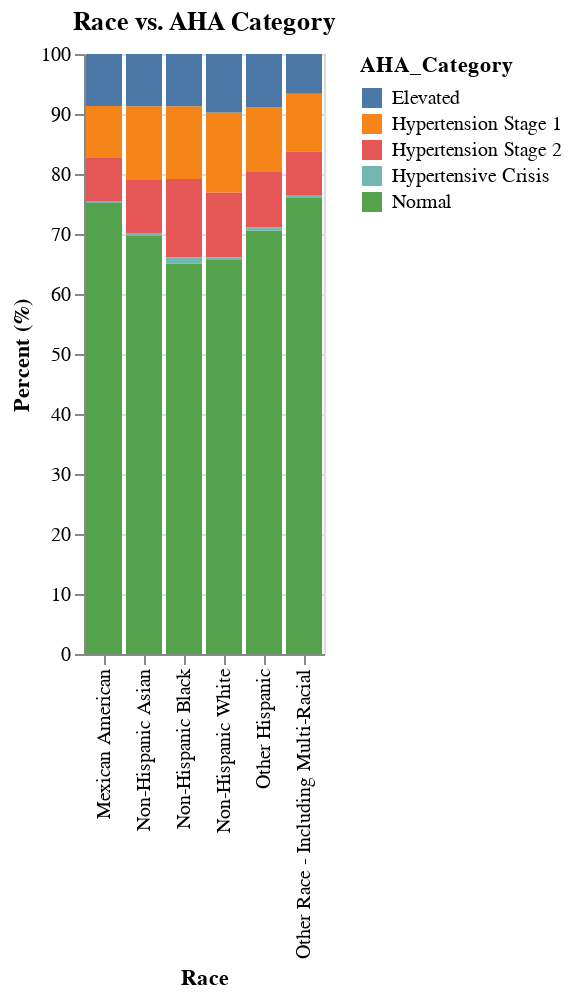
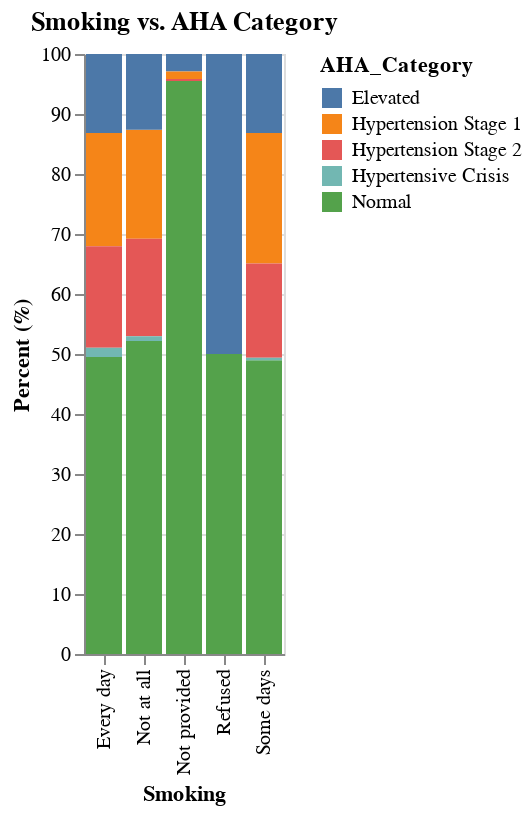
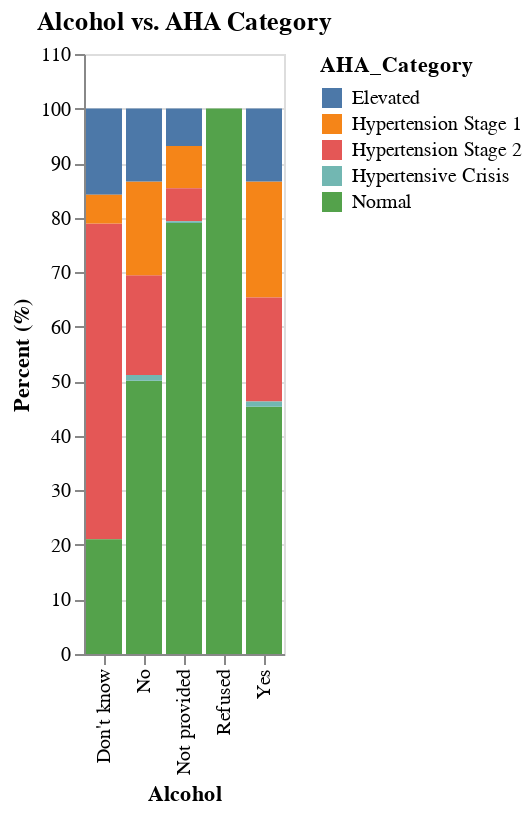

Here is the notebook cell these charts were saved with, in order:
### Markdown cell above
#### Q2: How do categorical factors affect hypertension risk?
* `Race` vs. `AHA_Category` (Stacked bar chart)
* `Smoking Status` vs. `AHA_Category` (Stacked bar chart)
* `Alcohol Use` vs. `AHA_Category` (Stacked bar chart)

### Code cell
cat_vs_aha_cols = {
    'Race': 'Race/Hispanic origin category',
    'Smoking': 'Currently Smoke? (Every day, some days, or not at all)',
    'Alcohol': 'Drank alcohol in the past 12 months?'
}

if target_aha in df.columns:
    for short_name, long_name in cat_vs_aha_cols.items():
        if long_name in df.columns:
            data = df.groupby(long_name)[target_aha].value_counts(normalize=True).mul(100).rename('percent').reset_index()

            chart = alt.Chart(data).mark_bar().encode(
                x=alt.X(long_name, title=short_name),
                y=alt.Y('percent', axis=alt.Axis(title='Percent (%)')),
                color=alt.Color(target_aha),
                tooltip=[long_name, target_aha, alt.Tooltip('percent', format='.1f')]
            ).properties(
                title=f'{short_name} vs. AHA Category'
            ).interactive()

            display(chart)
            print(f"Displayed plot: {short_name} vs. AHA Category")
        else:
            print(f"Warning: Column '{long_name}' not found for Hypertension Bivariate plot.")
else:
    print(f"Warning: Target column '{target_aha}' not found. Skipping Hypertension Stacked Bars.")

### Figure 1 — Vega-Lite specification as saved in the notebook (floating-point values rounded to 4 significant figures)
{"config": {"view": {"continuousWidth": 300, "continuousHeight": 300}}, "data": {"name": "data-0d82cd88039f01034b42a525869b4e0e"}, "mark": {"type": "bar"}, "encoding": {"color": {"field": "AHA_Category", "type": "nominal"}, "tooltip": [{"field": "Race/Hispanic origin category", "type": "nominal"}, {"field": "AHA_Category", "type": "nominal"}, {"field": "percent", "format": ".1f", "type": "quantitative"}], "x": {"field": "Race/Hispanic origin category", "title": "Race", "type": "nominal"}, "y": {"axis": {"title": "Percent (%)"}, "field": "percent", "type": "quantitative"}}, "params": [{"name": "param_4", "select": {"type": "interval", "encodings": ["x", "y"]}, "bind": "scales"}], "title": "Race vs. AHA Category", "$schema": "https://vega.github.io/schema/vega-lite/v5.20.1.json", "datasets": {"data-0d82cd88039f01034b42a525869b4e0e": [{"Race/Hispanic origin category": "Mexican American", "AHA_Category": "Normal", "percent": 75.18}, {"Race/Hispanic origin category": "Mexican American", "AHA_Category": "Hypertension Stage 1", "percent": 8.665}, {"Race/Hispanic origin category": "Mexican American", "AHA_Category": "Elevated", "percent": 8.653}, {"Race/Hispanic origin category": "Mexican American", "AHA_Category": "Hypertension Stage 2", "percent": 7.174}, {"Race/Hispanic origin category": "Mexican American", "AHA_Category": "Hypertensive Crisis", "percent": 0.3328}, {"Race/Hispanic origin category": "Non-Hispanic Asian", "AHA_Category": "Normal", "percent": 69.69}, {"Race/Hispanic origin category": "Non-Hispanic Asian", "AHA_Category": "Hypertension Stage 1", "percent": 12.26}, {"Race/Hispanic origin category": "Non-Hispanic Asian", "AHA_Category": "Hypertension Stage 2", "percent": 8.956}, {"Race/Hispanic origin category": "Non-Hispanic Asian", "AHA_Category": "Elevated", "percent": 8.728}, {"Race/Hispanic origin category": "Non-Hispanic Asian", "AHA_Category": "Hypertensive Crisis", "percent": 0.3673}, {"Race/Hispanic origin category": "Non-Hispanic Black", "AHA_Category": "Normal", "percent": 65.09}, {"Race/Hispanic origin category": "Non-Hispanic Black", "AHA_Category": "Hypertension Stage 2", "percent": 13.11}, {"Race/Hispanic origin category": "Non-Hispanic Black", "AHA_Category": "Hypertension Stage 1", "percent": 12.13}, {"Race/Hispanic origin category": "Non-Hispanic Black", "AHA_Category": "Elevated", "percent": 8.69}, {"Race/Hispanic origin category": "Non-Hispanic Black", "AHA_Category": "Hypertensive Crisis", "percent": 0.9707}, {"Race/Hispanic origin category": "Non-Hispanic White", "AHA_Category": "Normal", "percent": 65.67}, {"Race/Hispanic origin category": "Non-Hispanic White", "AHA_Category": "Hypertension Stage 1", "percent": 13.38}, {"Race/Hispanic origin category": "Non-Hispanic White", "AHA_Category": "Hypertension Stage 2", "percent": 10.74}, {"Race/Hispanic origin category": "Non-Hispanic White", "AHA_Category": "Elevated", "percent": 9.75}, {"Race/Hispanic origin category": "Non-Hispanic White", "AHA_Category": "Hypertensive Crisis", "percent": 0.4622}, {"Race/Hispanic origin category": "Other Hispanic", "AHA_Category": "Normal", "percent": 70.6}, {"Race/Hispanic origin category": "Other Hispanic", "AHA_Category": "Hypertension Stage 1", "percent": 10.75}, {"Race/Hispanic origin category": "Other Hispanic", "AHA_Category": "Hypertension Stage 2", "percent": 9.248}, {"Race/Hispanic origin category": "Other Hispanic", "AHA_Category": "Elevated", "percent": 8.912}, {"Race/Hispanic origin category": "Other Hispanic", "AHA_Category": "Hypertensive Crisis", "percent": 0.4951}, {"Race/Hispanic origin category": "Other Race - Including Multi-Racial", "AHA_Category": "Normal", "percent": 76.0}, {"Race/Hispanic origin category": "Other Race - Including Multi-Racial", "AHA_Category": "Hypertension Stage 1", "percent": 9.703}, {"Race/Hispanic origin category": "Other Race - Including Multi-Racial", "AHA_Category": "Hypertension Stage 2", "percent": 7.209}, {"Race/Hispanic origin category": "Other Race - Including Multi-Racial", "AHA_Category": "Elevated", "percent": 6.609}, {"Race/Hispanic origin category": "Other Race - Including Multi-Racial", "AHA_Category": "Hypertensive Crisis", "percent": 0.4806}]}}

### Figure 2 — Vega-Lite specification as saved in the notebook (floating-point values rounded to 4 significant figures)
{"config": {"view": {"continuousWidth": 300, "continuousHeight": 300}}, "data": {"name": "data-ec25f636af7cef4bc0f3915838d8962a"}, "mark": {"type": "bar"}, "encoding": {"color": {"field": "AHA_Category", "type": "nominal"}, "tooltip": [{"field": "Currently Smoke? (Every day, some days, or not at all)", "type": "nominal"}, {"field": "AHA_Category", "type": "nominal"}, {"field": "percent", "format": ".1f", "type": "quantitative"}], "x": {"field": "Currently Smoke? (Every day, some days, or not at all)", "title": "Smoking", "type": "nominal"}, "y": {"axis": {"title": "Percent (%)"}, "field": "percent", "type": "quantitative"}}, "params": [{"name": "param_5", "select": {"type": "interval", "encodings": ["x", "y"]}, "bind": "scales"}], "title": "Smoking vs. AHA Category", "$schema": "https://vega.github.io/schema/vega-lite/v5.20.1.json", "datasets": {"data-ec25f636af7cef4bc0f3915838d8962a": [{"Currently Smoke? (Every day, some days, or not at all)": "Every day", "AHA_Category": "Normal", "percent": 49.52}, {"Currently Smoke? (Every day, some days, or not at all)": "Every day", "AHA_Category": "Hypertension Stage 1", "percent": 18.88}, {"Currently Smoke? (Every day, some days, or not at all)": "Every day", "AHA_Category": "Hypertension Stage 2", "percent": 16.94}, {"Currently Smoke? (Every day, some days, or not at all)": "Every day", "AHA_Category": "Elevated", "percent": 13.16}, {"Currently Smoke? (Every day, some days, or not at all)": "Every day", "AHA_Category": "Hypertensive Crisis", "percent": 1.502}, {"Currently Smoke? (Every day, some days, or not at all)": "Not at all", "AHA_Category": "Normal", "percent": 52.15}, {"Currently Smoke? (Every day, some days, or not at all)": "Not at all", "AHA_Category": "Hypertension Stage 1", "percent": 18.14}, {"Currently Smoke? (Every day, some days, or not at all)": "Not at all", "AHA_Category": "Hypertension Stage 2", "percent": 16.27}, {"Currently Smoke? (Every day, some days, or not at all)": "Not at all", "AHA_Category": "Elevated", "percent": 12.64}, {"Currently Smoke? (Every day, some days, or not at all)": "Not at all", "AHA_Category": "Hypertensive Crisis", "percent": 0.7996}, {"Currently Smoke? (Every day, some days, or not at all)": "Not provided", "AHA_Category": "Normal", "percent": 95.51}, {"Currently Smoke? (Every day, some days, or not at all)": "Not provided", "AHA_Category": "Elevated", "percent": 2.926}, {"Currently Smoke? (Every day, some days, or not at all)": "Not provided", "AHA_Category": "Hypertension Stage 1", "percent": 1.24}, {"Currently Smoke? (Every day, some days, or not at all)": "Not provided", "AHA_Category": "Hypertension Stage 2", "percent": 0.3145}, {"Currently Smoke? (Every day, some days, or not at all)": "Not provided", "AHA_Category": "Hypertensive Crisis", "percent": 0.01367}, {"Currently Smoke? (Every day, some days, or not at all)": "Refused", "AHA_Category": "Elevated", "percent": 50.0}, {"Currently Smoke? (Every day, some days, or not at all)": "Refused", "AHA_Category": "Normal", "percent": 50.0}, {"Currently Smoke? (Every day, some days, or not at all)": "Some days", "AHA_Category": "Normal", "percent": 48.94}, {"Currently Smoke? (Every day, some days, or not at all)": "Some days", "AHA_Category": "Hypertension Stage 1", "percent": 21.74}, {"Currently Smoke? (Every day, some days, or not at all)": "Some days", "AHA_Category": "Hypertension Stage 2", "percent": 15.68}, {"Currently Smoke? (Every day, some days, or not at all)": "Some days", "AHA_Category": "Elevated", "percent": 13.18}, {"Currently Smoke? (Every day, some days, or not at all)": "Some days", "AHA_Category": "Hypertensive Crisis", "percent": 0.4545}]}}

### Figure 3 — Vega-Lite specification as saved in the notebook (floating-point values rounded to 4 significant figures)
{"config": {"view": {"continuousWidth": 300, "continuousHeight": 300}}, "data": {"name": "data-16ff6a0426b229deec822a58c8796612"}, "mark": {"type": "bar"}, "encoding": {"color": {"field": "AHA_Category", "type": "nominal"}, "tooltip": [{"field": "Drank alcohol in the past 12 months?", "type": "nominal"}, {"field": "AHA_Category", "type": "nominal"}, {"field": "percent", "format": ".1f", "type": "quantitative"}], "x": {"field": "Drank alcohol in the past 12 months?", "title": "Alcohol", "type": "nominal"}, "y": {"axis": {"title": "Percent (%)"}, "field": "percent", "type": "quantitative"}}, "params": [{"name": "param_6", "select": {"type": "interval", "encodings": ["x", "y"]}, "bind": "scales"}], "title": "Alcohol vs. AHA Category", "$schema": "https://vega.github.io/schema/vega-lite/v5.20.1.json", "datasets": {"data-16ff6a0426b229deec822a58c8796612": [{"Drank alcohol in the past 12 months?": "Don't know", "AHA_Category": "Hypertension Stage 2", "percent": 57.89}, {"Drank alcohol in the past 12 months?": "Don't know", "AHA_Category": "Normal", "percent": 21.05}, {"Drank alcohol in the past 12 months?": "Don't know", "AHA_Category": "Elevated", "percent": 15.79}, {"Drank alcohol in the past 12 months?": "Don't know", "AHA_Category": "Hypertension Stage 1", "percent": 5.263}, {"Drank alcohol in the past 12 months?": "No", "AHA_Category": "Normal", "percent": 50.11}, {"Drank alcohol in the past 12 months?": "No", "AHA_Category": "Hypertension Stage 2", "percent": 18.28}, {"Drank alcohol in the past 12 months?": "No", "AHA_Category": "Hypertension Stage 1", "percent": 17.21}, {"Drank alcohol in the past 12 months?": "No", "AHA_Category": "Elevated", "percent": 13.36}, {"Drank alcohol in the past 12 months?": "No", "AHA_Category": "Hypertensive Crisis", "percent": 1.042}, {"Drank alcohol in the past 12 months?": "Not provided", "AHA_Category": "Normal", "percent": 79.01}, {"Drank alcohol in the past 12 months?": "Not provided", "AHA_Category": "Hypertension Stage 1", "percent": 7.736}, {"Drank alcohol in the past 12 months?": "Not provided", "AHA_Category": "Elevated", "percent": 6.872}, {"Drank alcohol in the past 12 months?": "Not provided", "AHA_Category": "Hypertension Stage 2", "percent": 6.036}, {"Drank alcohol in the past 12 months?": "Not provided", "AHA_Category": "Hypertensive Crisis", "percent": 0.3481}, {"Drank alcohol in the past 12 months?": "Refused", "AHA_Category": "Normal", "percent": 100.0}, {"Drank alcohol in the past 12 months?": "Yes", "AHA_Category": "Normal", "percent": 45.33}, {"Drank alcohol in the past 12 months?": "Yes", "AHA_Category": "Hypertension Stage 1", "percent": 21.26}, {"Drank alcohol in the past 12 months?": "Yes", "AHA_Category": "Hypertension Stage 2", "percent": 19.06}, {"Drank alcohol in the past 12 months?": "Yes", "AHA_Category": "Elevated", "percent": 13.39}, {"Drank alcohol in the past 12 months?": "Yes", "AHA_Category": "Hypertensive Crisis", "percent": 0.9607}]}}
